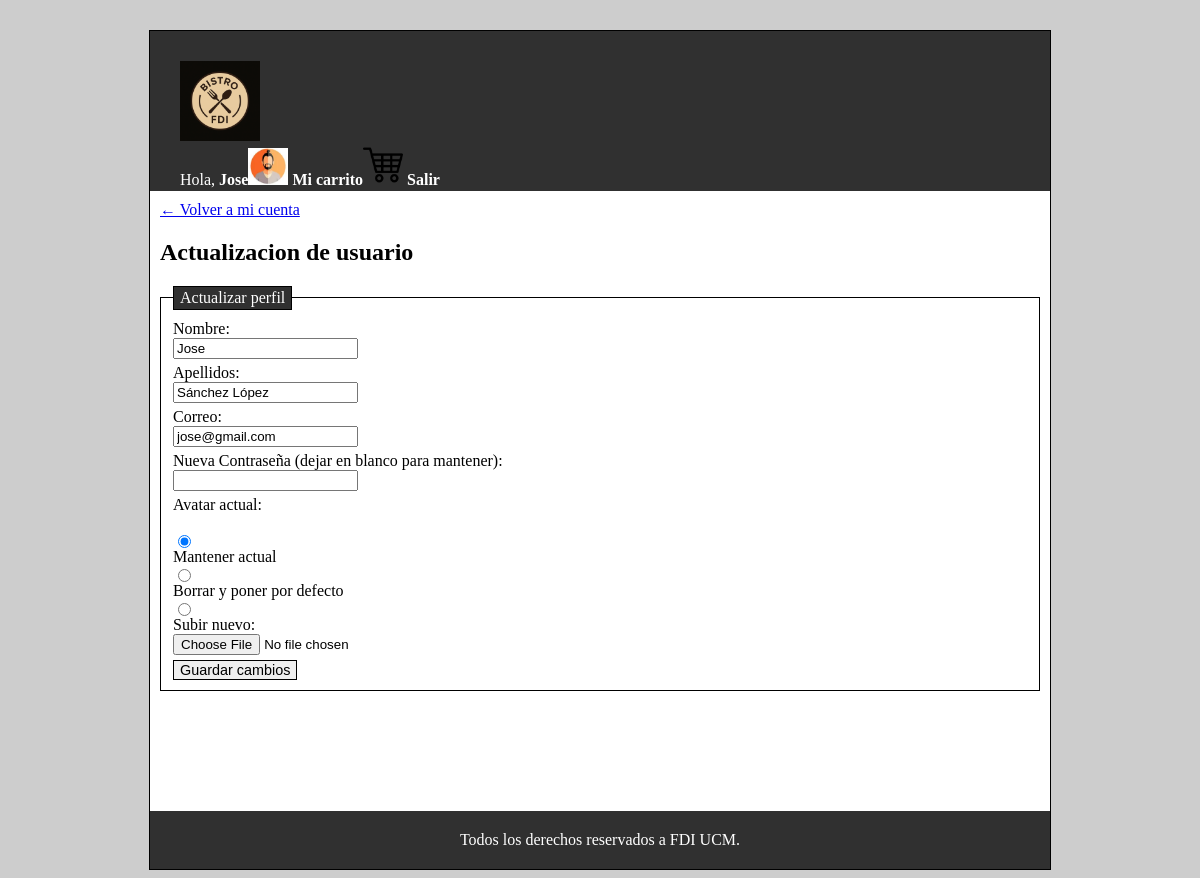
The page /includes/perfil/editarPerfil.php (signed in) on the database its author committed.
### tables this page shows
CREATE TABLE `Usuarios` (
    `nombreUsuario` varchar(10) NOT NULL,
    `nombre` varchar(20) NOT NULL,
    `apellidos` varchar(50) NOT NULL,
    `email` varchar(20) NOT NULL,
    `password` varchar(80) NOT NULL,
    `rol` int NOT NULL, 
    `avatar` varchar(100) NOT NULL,
    PRIMARY KEY (`nombreUsuario`)
);

### includes/users/Usuario.php (called while the page is built, shortened)
<?php
class Usuario {
    private $email;
    private $nombre;
    private $apellidos;
    private function __construct($nombreUsuario, $email, $nombre, $apellidos, $hash, $rol, $avatar)
    {
        $this->email = $email;
        $this->nombre = $nombre;
        $this->apellidos = $apellidos;
    }
    public static function buscaUsuario($nombreUsuario)
    {
        $conn = Aplicacion::getInstance()->getConexionBd();
        $query = sprintf("SELECT * FROM Usuarios WHERE nombreUsuario='%s'",
            $conn->real_escape_string($nombreUsuario)
        );
        $rs = $conn->query($query);
        if ($rs && $rs->num_rows === 1) {
            $f = $rs->fetch_assoc();
            $user = new Usuario($f['nombreUsuario'], $f['email'], $f['nombre'], $f['apellidos'], $f['password'], $f['rol'], $f['avatar']);
            return $user;
        }
        return false;
    }
    public function getEmail() { return $this->email; }
    public function getNombre() { return $this->nombre; }
    public function getApellidos() { return $this->apellidos; }
}

### includes/forms/formularioActUsuario.php (the view, shortened to what this page needs)
<?php
class formularioActUsuario extends Formulario
{
    protected function generaCamposFormulario(&$datos)
    {
        $app = Aplicacion::getInstance();
        $user = Usuario::buscaUsuario($app->getCurrentUserName());
        $nombre = $user->getNombre();
        $apellidos = $user->getApellidos();
        $correo = $user->getEmail();
        return <<<EOF
        <fieldset>
            <legend>Actualizar perfil</legend>
            <div>
                <label>Nombre:</label>
                <input type="text" name="nombre" value="$nombre" />
            </div>
            <div>
                <label>Apellidos:</label>
                <input type="text" name="apellidos" value="$apellidos" />
            </div>
            <div>
                <label>Correo:</label>
                <input type="email" name="correo" value="$correo" />
            </div>
            <div>
                <label>Nueva Contraseña (dejar en blanco para mantener):</label>
                <input type="password" name="password" />
            </div>
            <div>
                <label>Avatar actual:</label><br>
                <input type="radio" name="tipoAvatar" value="nada" checked> Mantener actual<br>
                <input type="radio" name="tipoAvatar" value="borrar"> Borrar y poner por defecto<br>
                <input type="radio" name="tipoAvatar" value="subida"> Subir nuevo:
                <input type="file" name="avatarArchivo" />
            </div>
            <button type="submit" name="actualizar">Guardar cambios</button>
        </fieldset>
        EOF;
    }
}

### css/estilo.css (style rules this page uses)
body { background-color: #CDCDCD; }
fieldset { border: 1px solid black; margin: auto; }
fieldset div { justify-content: center; margin: 5px auto; }
legend { color: #fff; background: #303030; border: 1px solid black; padding: 2px 6px; }
label { margin-right: 0.5em; display: block; }
input { display: block; }
button, a.boton { border: 1px solid black; font-size: 0.9em; font-family: Arial; font-weight: 400; }

### rows shown on the page
usuarios: nombre "Jose", apellidos "Sánchez López", correo "jose@gmail.com"

### other values the page prints
$nombre "Jose"
